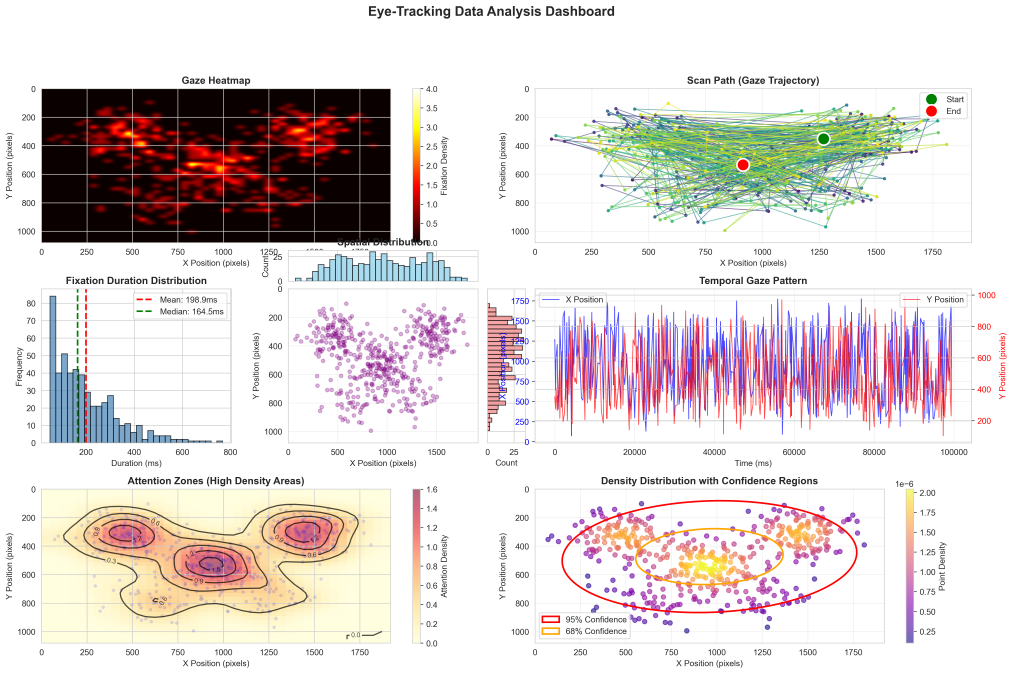
#> input picture web/assets/dashboard_natural.png, 5064 x 3368 px (shown at 1/5 size); its folder holds only this picture in this run
$ python -i cognitive_load.py   (imports and definitions only)
#> lines starting #> are read from the running program, lines starting #| are printed output that depends on the picture
"""
Cognitive Load Analysis for Eye-Tracking Data
Measure cognitive effort, task difficulty, and mental workload from gaze patterns.
"""

import numpy as np
import pandas as pd
from scipy import signal
from scipy.stats import entropy
from typing import Dict, List, Tuple
import warnings
# [1 line not run here, left out]


class CognitiveLoadAnalyzer:
    """
    Analyze cognitive load and mental effort from eye-tracking data.
    Implements multiple validated metrics from eye-tracking research.
    """

    def __init__(self, data: pd.DataFrame, screen_width: int = 1920, screen_height: int = 1080):
        """
        Initialize cognitive load analyzer.

        Parameters:
        -----------
        data : pandas.DataFrame
            Eye-tracking data with x, y, timestamp, duration
        screen_width, screen_height : int
            Screen dimensions
        """
        self.data = data
        self.screen_width = screen_width
        self.screen_height = screen_height
        self.metrics = {}
        self._calculate_all_metrics()

    def _calculate_all_metrics(self):
        """Calculate all cognitive load metrics."""
        self.metrics['spatial_entropy'] = self.calculate_spatial_entropy()
        self.metrics['fixation_rate'] = self.calculate_fixation_rate()
        self.metrics['saccade_metrics'] = self.calculate_saccade_metrics()
        self.metrics['task_evoked_pupillary_response'] = self.calculate_tepr()
        self.metrics['ambient_focal_ratio'] = self.calculate_ambient_focal_attention()
        self.metrics['gaze_transition_entropy'] = self.calculate_gaze_transition_entropy()

    def calculate_spatial_entropy(self, bins: int = 20) -> Dict:
        """
        Calculate spatial entropy - measure of gaze distribution unpredictability.
        Higher entropy = more scattered attention = higher cognitive load.

        Returns:
        --------
        dict with entropy metrics
        """
        x = self.data['x'].values
        y = self.data['y'].values

        # 2D histogram
        H, xedges, yedges = np.histogram2d(
            x, y, bins=bins,
            range=[[0, self.screen_width], [0, self.screen_height]]
        )

        # Flatten and normalize
        H_flat = H.flatten()
        H_flat = H_flat[H_flat > 0]
        H_flat = H_flat / np.sum(H_flat)

        # Calculate entropy
        spatial_ent = entropy(H_flat)
        max_entropy = np.log2(bins * bins)
        normalized_entropy = spatial_ent / max_entropy

        # Marginal entropies
        x_hist, _ = np.histogram(x, bins=bins, range=[0, self.screen_width])
        x_hist = x_hist[x_hist > 0] / np.sum(x_hist)
        x_entropy = entropy(x_hist)

        y_hist, _ = np.histogram(y, bins=bins, range=[0, self.screen_height])
        y_hist = y_hist[y_hist > 0] / np.sum(y_hist)
        y_entropy = entropy(y_hist)

        # Interpretation
        if normalized_entropy > 0.8:
            interpretation = "Very high - highly dispersed attention, high cognitive load"
        elif normalized_entropy > 0.6:
            interpretation = "High - scattered attention pattern"
        elif normalized_entropy > 0.4:
            interpretation = "Moderate - balanced exploration and focus"
        elif normalized_entropy > 0.2:
            interpretation = "Low - concentrated attention"
        else:
            interpretation = "Very low - highly focused attention, low cognitive load"

        return {
            'spatial_entropy': float(spatial_ent),
            'normalized_entropy': float(normalized_entropy),
            'max_entropy': float(max_entropy),
            'x_entropy': float(x_entropy),
            'y_entropy': float(y_entropy),
            'interpretation': interpretation,
            'cognitive_load_indicator': 'high' if normalized_entropy > 0.6 else 'moderate' if normalized_entropy > 0.3 else 'low'
        }

    # [467 lines left out: functions calculate_fixation_rate, calculate_saccade_metrics, calculate_tepr, calculate_ambient_focal_attention, calculate_gaze_transition_entropy, calculate_index_of_cognitive_activity and 3 more, not called in this run]

>>> import cv2
>>> picture = cv2.imread('../../web/assets/dashboard_natural.png', cv2.IMREAD_GRAYSCALE)
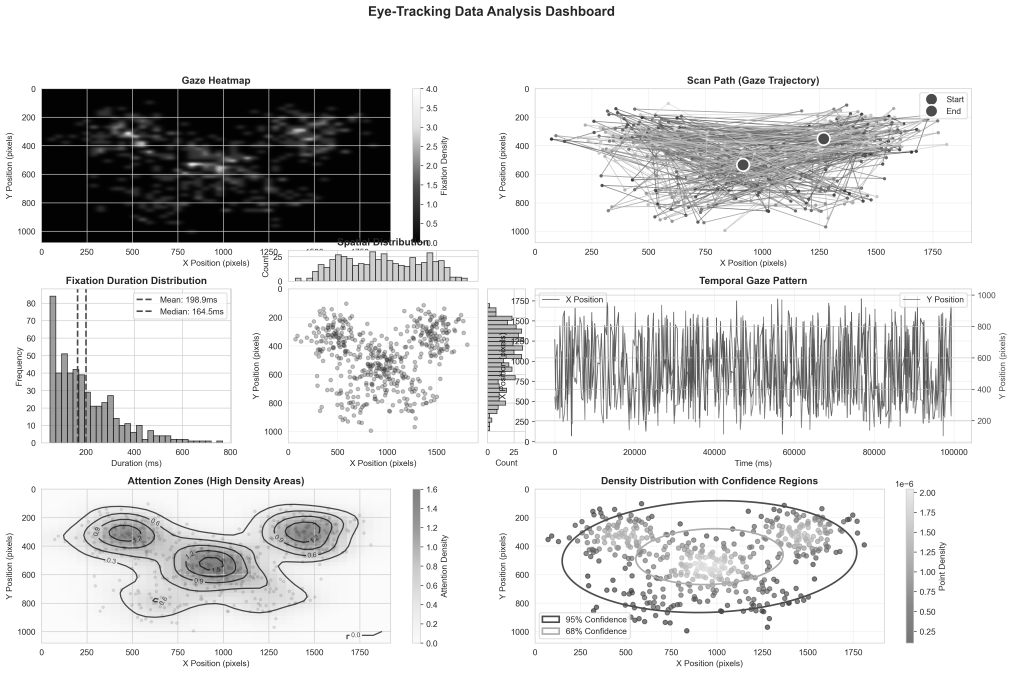
#> picture: shape (3368, 5064) (shown at 1/5 size); min 2, max 255, mean 218
>>> result = CognitiveLoadAnalyzer(picture).calculate_spatial_entropy()
#> (the run stopped early here; a loop or call above may not have finished)
